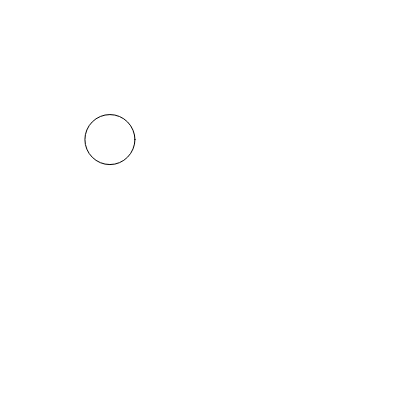
Frame 1 (no input)
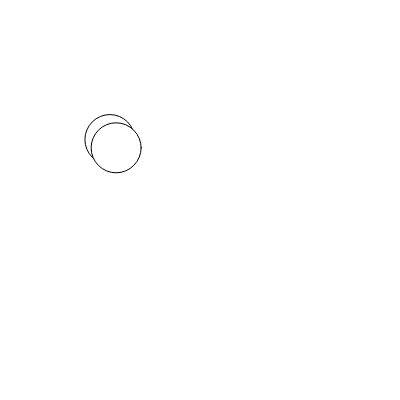
Frame 2 (the mouse pressed at the canvas centre, redrawn once)

The p5.js sketch that drew these frames (run headless with seeded random() and noise() and a simulated clock; the mouse was pressed at the canvas centre and the sketch redrawn once):

// p5.js sketch
// ── sketch.js
function setup() {
  createCanvas(400, 400);
  noLoop();
  randomSeed(100);

}

function draw() {
  //background(220);
  circle(random(width), random(height), 50);

}

function keyPressed(){

  if(key === 'r'){
    redraw();
  }

}
